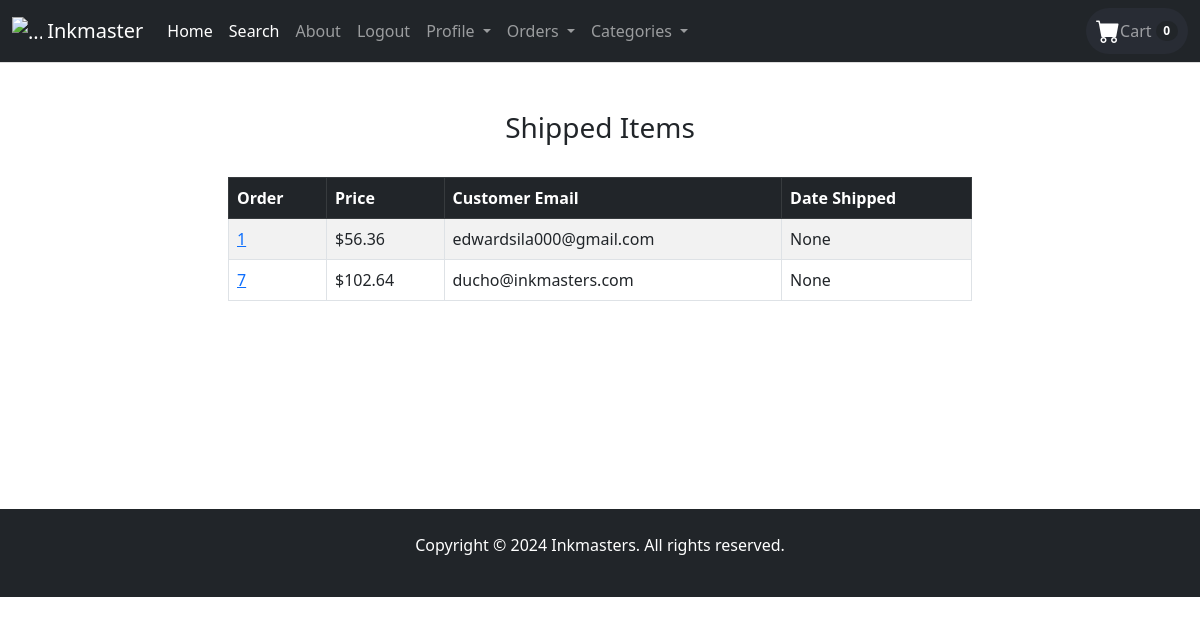
Before: /payment/shipped_dash (signed in) with the older database file.
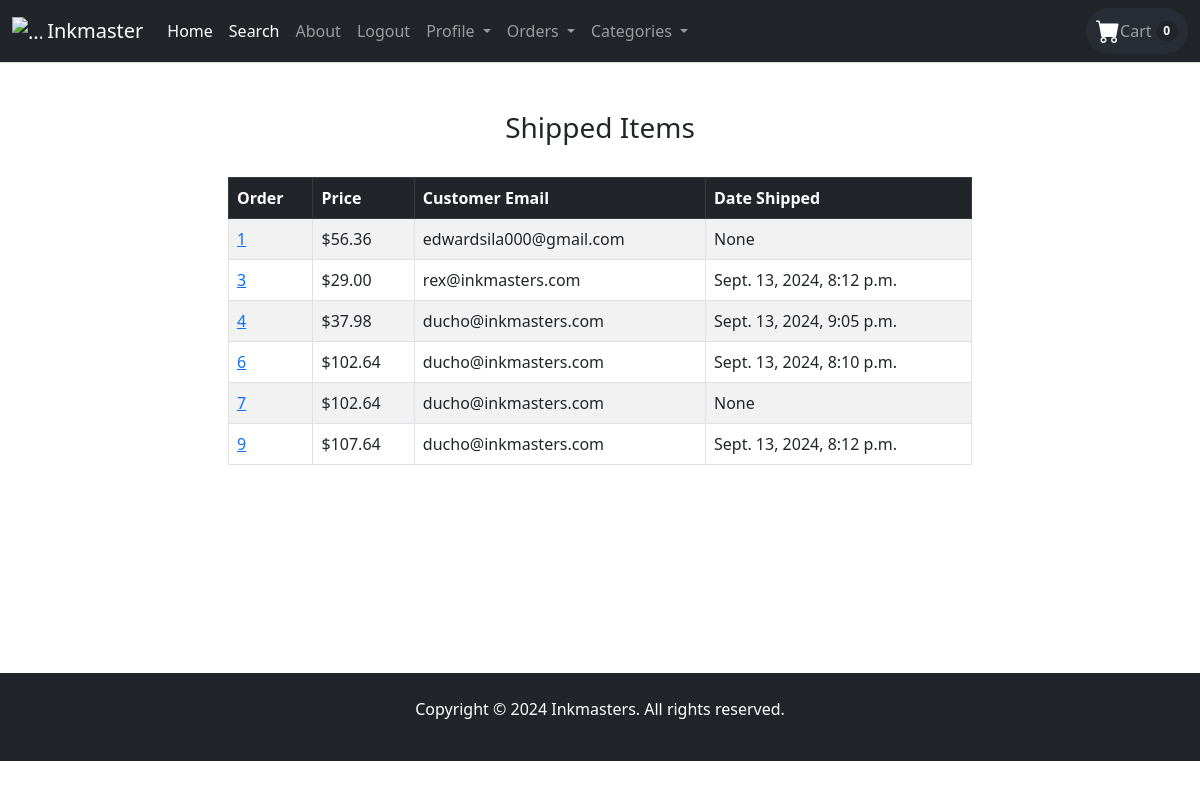
After: the same page with the newer database file.
### payment/models.py (models this page shows, shortened)
class Order(models.Model):
	user = models.ForeignKey(User, on_delete=models.CASCADE, null=True, blank=True)
	full_name = models.CharField(max_length=250)
	email = models.EmailField(max_length=250)
	shipping_address = models.TextField(max_length=15000)
	amount_paid = models.DecimalField(max_digits=7, decimal_places=2)
	date_ordered = models.DateTimeField(auto_now_add=True)
	shipped = models.BooleanField(default=False)
	date_shipped = models.DateTimeField(blank=True, null=True)

### payment/views.py (the view)
# urls.py: path('shipped_dash', views.shipped_dash, name='shipped_dash'),
def shipped_dash(request):
	if request.user.is_authenticated and request.user.is_superuser:
		orders = Order.objects.filter(shipped=True)
		return render(request, "payment/shipped_dash.html", {"orders":orders})
	else:
		messages.success(request, "Access denied")
		return redirect('home')

### cart/cart.py (called while the page is built)
    def __len__(self):
        return len(self.cart)

### cart/context_processors.py (called while the page is built)
def cart(request):
    return {'cart': Cart(request)}

### payment/templates/payment/shipped_dash.html
{% extends 'base.html' %}
{% block content %}
<div class="container">
    <div class="row">
        <center>
            <div class="col-8">
                <br/><br/>
                <h3>Shipped Items</h3>
                <br/>
                    <table class="table table-striped table-hover table-bordered">
                      <thead class="table-dark">
                        <tr>
                          <th scope="col">Order</th>
                          <th scope="col">Price</th>
                          <th scope="col">Customer Email</th>
                          <th scope="col">Date Shipped</th>
                        </tr>
                      </thead>
                      <tbody>
                        {% for item in orders %}
                        <tr>
                          <td><a href="{% url 'orders' item.id %}">{{ item.id }}</a></td>
                          <td>${{ item.amount_paid }}</td>
                          <td>{{ item.email }}</td>
                          <td>{{ item.date_shipped }}</td>
                        </tr>
                        {% endfor %}
                      </tbody>
                    </table>
<br/><br/>
<br/><br/>
<br/><br/>
<br/><br/>
            </div>
       </center>
   </div>
</div>
{% endblock %}

Changed rows visible on the page:
now on this page (row edited): Order: id "3", amount_paid "29.00", email "rex@inkmasters.com", date_shipped "Sept. 13, 2024, 8:12 p.m."
now on this page (row edited): Order: id "4", amount_paid "37.98", email "ducho@inkmasters.com", date_shipped "Sept. 13, 2024, 9:05 p.m."
now on this page (row edited): Order: id "6", amount_paid "102.64", email "ducho@inkmasters.com", date_shipped "Sept. 13, 2024, 8:10 p.m."
now on this page (row edited): Order: id "9", amount_paid "107.64", email "ducho@inkmasters.com", date_shipped "Sept. 13, 2024, 8:12 p.m."
